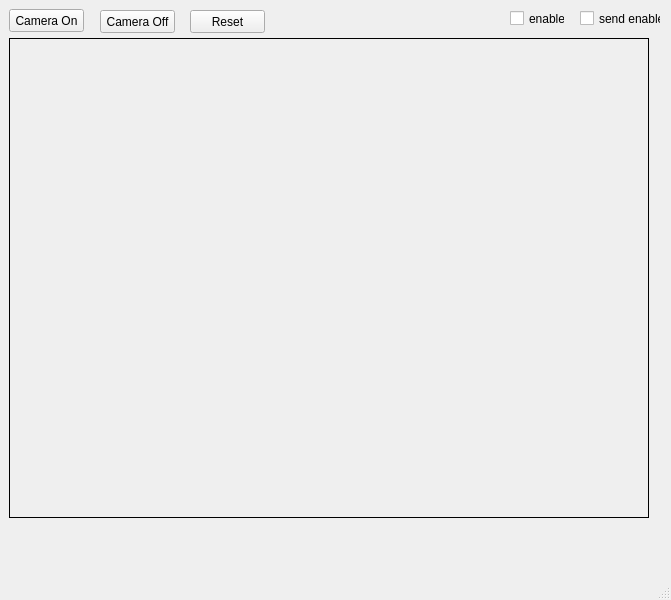
<?xml version="1.0" encoding="UTF-8"?>
<ui version="4.0">
 <class>Vision</class>
 <widget class="QMainWindow" name="Vision">
  <property name="geometry">
   <rect>
    <x>0</x>
    <y>0</y>
    <width>671</width>
    <height>600</height>
   </rect>
  </property>
  <property name="windowTitle">
   <string>MainWindow</string>
  </property>
  <widget class="QWidget" name="centralwidget">
   <widget class="QPushButton" name="ResetPoint">
    <property name="geometry">
     <rect>
      <x>190</x>
      <y>10</y>
      <width>75</width>
      <height>23</height>
     </rect>
    </property>
    <property name="text">
     <string>Reset</string>
    </property>
   </widget>
   <widget class="QLabel" name="CameraFrame">
    <property name="geometry">
     <rect>
      <x>9</x>
      <y>38</y>
      <width>640</width>
      <height>480</height>
     </rect>
    </property>
    <property name="minimumSize">
     <size>
      <width>640</width>
      <height>480</height>
     </size>
    </property>
    <property name="frameShape">
     <enum>QFrame::Box</enum>
    </property>
    <property name="text">
     <string/>
    </property>
   </widget>
   <widget class="QCheckBox" name="checkBox_2">
    <property name="geometry">
     <rect>
      <x>580</x>
      <y>10</y>
      <width>81</width>
      <height>17</height>
     </rect>
    </property>
    <property name="text">
     <string>send enable</string>
    </property>
   </widget>
   <widget class="QPushButton" name="CameraOff_Button">
    <property name="geometry">
     <rect>
      <x>100</x>
      <y>10</y>
      <width>75</width>
      <height>23</height>
     </rect>
    </property>
    <property name="text">
     <string>Camera Off</string>
    </property>
   </widget>
   <widget class="QCheckBox" name="checkBox">
    <property name="geometry">
     <rect>
      <x>510</x>
      <y>10</y>
      <width>55</width>
      <height>17</height>
     </rect>
    </property>
    <property name="text">
     <string>enable</string>
    </property>
   </widget>
   <widget class="QPushButton" name="CameraOn_Button">
    <property name="geometry">
     <rect>
      <x>9</x>
      <y>9</y>
      <width>75</width>
      <height>23</height>
     </rect>
    </property>
    <property name="text">
     <string>Camera On</string>
    </property>
   </widget>
  </widget>
  <widget class="QMenuBar" name="menubar">
   <property name="geometry">
    <rect>
     <x>0</x>
     <y>0</y>
     <width>671</width>
     <height>21</height>
    </rect>
   </property>
  </widget>
  <widget class="QStatusBar" name="statusbar"/>
 </widget>
 <resources/>
 <connections/>
</ui>
